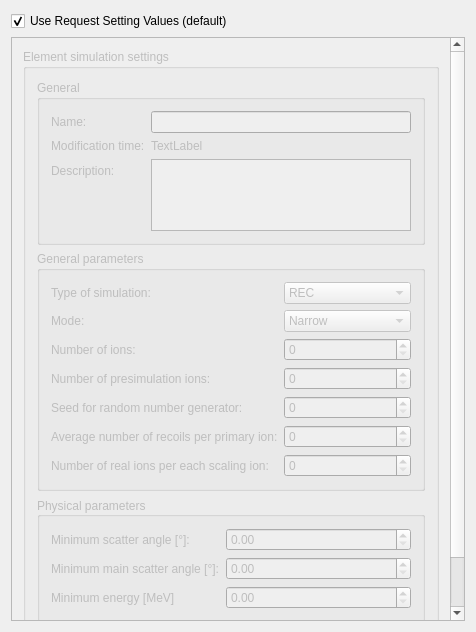
<?xml version="1.0" encoding="UTF-8"?>
<ui version="4.0">
 <class>RequestSimulationSettings</class>
 <widget class="QDialog" name="RequestSimulationSettings">
  <property name="enabled">
   <bool>true</bool>
  </property>
  <property name="geometry">
   <rect>
    <x>0</x>
    <y>0</y>
    <width>476</width>
    <height>632</height>
   </rect>
  </property>
  <property name="sizePolicy">
   <sizepolicy hsizetype="Preferred" vsizetype="Preferred">
    <horstretch>0</horstretch>
    <verstretch>0</verstretch>
   </sizepolicy>
  </property>
  <property name="minimumSize">
   <size>
    <width>0</width>
    <height>0</height>
   </size>
  </property>
  <property name="maximumSize">
   <size>
    <width>16777215</width>
    <height>16777215</height>
   </size>
  </property>
  <property name="windowTitle">
   <string>Element Simulation Settings</string>
  </property>
  <layout class="QGridLayout" name="gridLayout">
   <item row="1" column="0">
    <layout class="QHBoxLayout" name="horizontalLayout">
     <item>
      <widget class="QCheckBox" name="useRequestSettingsValuesCheckBox">
       <property name="text">
        <string>Use Request Setting Values (default)</string>
       </property>
       <property name="checked">
        <bool>true</bool>
       </property>
      </widget>
     </item>
     <item>
      <spacer name="horizontalSpacer">
       <property name="orientation">
        <enum>Qt::Horizontal</enum>
       </property>
       <property name="sizeHint" stdset="0">
        <size>
         <width>40</width>
         <height>20</height>
        </size>
       </property>
      </spacer>
     </item>
    </layout>
   </item>
   <item row="3" column="0">
    <widget class="QScrollArea" name="scrollArea">
     <property name="widgetResizable">
      <bool>true</bool>
     </property>
     <widget class="QWidget" name="scrollAreaWidgetContents">
      <property name="geometry">
       <rect>
        <x>0</x>
        <y>0</y>
        <width>456</width>
        <height>584</height>
       </rect>
      </property>
      <layout class="QVBoxLayout" name="verticalLayout_2">
       <item>
        <widget class="QGroupBox" name="settingsGroupBox">
         <property name="enabled">
          <bool>false</bool>
         </property>
         <property name="title">
          <string>Element simulation settings</string>
         </property>
         <layout class="QVBoxLayout" name="verticalLayout">
          <item>
           <widget class="QGroupBox" name="groupBox_10">
            <property name="sizePolicy">
             <sizepolicy hsizetype="Preferred" vsizetype="Preferred">
              <horstretch>0</horstretch>
              <verstretch>0</verstretch>
             </sizepolicy>
            </property>
            <property name="title">
             <string>General</string>
            </property>
            <layout class="QVBoxLayout" name="verticalLayout_7">
             <item>
              <layout class="QFormLayout" name="formLayout">
               <item row="0" column="0">
                <widget class="QLabel" name="label_31">
                 <property name="sizePolicy">
                  <sizepolicy hsizetype="Preferred" vsizetype="Preferred">
                   <horstretch>0</horstretch>
                   <verstretch>0</verstretch>
                  </sizepolicy>
                 </property>
                 <property name="minimumSize">
                  <size>
                   <width>0</width>
                   <height>0</height>
                  </size>
                 </property>
                 <property name="text">
                  <string>Name:</string>
                 </property>
                </widget>
               </item>
               <item row="0" column="1">
                <widget class="QLineEdit" name="nameLineEdit">
                 <property name="sizePolicy">
                  <sizepolicy hsizetype="Expanding" vsizetype="Fixed">
                   <horstretch>0</horstretch>
                   <verstretch>0</verstretch>
                  </sizepolicy>
                 </property>
                 <property name="minimumSize">
                  <size>
                   <width>0</width>
                   <height>0</height>
                  </size>
                 </property>
                 <property name="maximumSize">
                  <size>
                   <width>16777215</width>
                   <height>16777215</height>
                  </size>
                 </property>
                </widget>
               </item>
               <item row="1" column="0">
                <widget class="QLabel" name="label_33">
                 <property name="sizePolicy">
                  <sizepolicy hsizetype="Preferred" vsizetype="Preferred">
                   <horstretch>0</horstretch>
                   <verstretch>0</verstretch>
                  </sizepolicy>
                 </property>
                 <property name="minimumSize">
                  <size>
                   <width>0</width>
                   <height>0</height>
                  </size>
                 </property>
                 <property name="text">
                  <string>Modification time:</string>
                 </property>
                </widget>
               </item>
               <item row="1" column="1">
                <widget class="QLabel" name="dateLabel">
                 <property name="sizePolicy">
                  <sizepolicy hsizetype="Preferred" vsizetype="Fixed">
                   <horstretch>0</horstretch>
                   <verstretch>0</verstretch>
                  </sizepolicy>
                 </property>
                 <property name="minimumSize">
                  <size>
                   <width>0</width>
                   <height>0</height>
                  </size>
                 </property>
                 <property name="text">
                  <string>TextLabel</string>
                 </property>
                 <property name="alignment">
                  <set>Qt::AlignLeading|Qt::AlignLeft|Qt::AlignVCenter</set>
                 </property>
                </widget>
               </item>
               <item row="2" column="0">
                <widget class="QLabel" name="label_32">
                 <property name="sizePolicy">
                  <sizepolicy hsizetype="Preferred" vsizetype="Preferred">
                   <horstretch>0</horstretch>
                   <verstretch>0</verstretch>
                  </sizepolicy>
                 </property>
                 <property name="minimumSize">
                  <size>
                   <width>0</width>
                   <height>0</height>
                  </size>
                 </property>
                 <property name="text">
                  <string>Description:</string>
                 </property>
                </widget>
               </item>
               <item row="2" column="1">
                <widget class="QPlainTextEdit" name="descriptionPlainTextEdit">
                 <property name="sizePolicy">
                  <sizepolicy hsizetype="Expanding" vsizetype="Fixed">
                   <horstretch>0</horstretch>
                   <verstretch>0</verstretch>
                  </sizepolicy>
                 </property>
                 <property name="sizeAdjustPolicy">
                  <enum>QAbstractScrollArea::AdjustToContents</enum>
                 </property>
                </widget>
               </item>
              </layout>
             </item>
            </layout>
           </widget>
          </item>
          <item>
           <widget class="QGroupBox" name="generalParametersGroupBox">
            <property name="sizePolicy">
             <sizepolicy hsizetype="Preferred" vsizetype="Preferred">
              <horstretch>0</horstretch>
              <verstretch>0</verstretch>
             </sizepolicy>
            </property>
            <property name="title">
             <string>General parameters</string>
            </property>
            <property name="alignment">
             <set>Qt::AlignLeading|Qt::AlignLeft|Qt::AlignTop</set>
            </property>
            <layout class="QVBoxLayout" name="verticalLayout_9">
             <item>
              <layout class="QFormLayout" name="formLayout_2">
               <item row="1" column="0">
                <widget class="QLabel" name="recoilAngleWidthLabel_2">
                 <property name="sizePolicy">
                  <sizepolicy hsizetype="Preferred" vsizetype="Preferred">
                   <horstretch>0</horstretch>
                   <verstretch>0</verstretch>
                  </sizepolicy>
                 </property>
                 <property name="minimumSize">
                  <size>
                   <width>0</width>
                   <height>0</height>
                  </size>
                 </property>
                 <property name="text">
                  <string>Mode:</string>
                 </property>
                </widget>
               </item>
               <item row="1" column="1">
                <widget class="QComboBox" name="modeComboBox">
                 <property name="sizePolicy">
                  <sizepolicy hsizetype="Preferred" vsizetype="Fixed">
                   <horstretch>0</horstretch>
                   <verstretch>0</verstretch>
                  </sizepolicy>
                 </property>
                 <property name="minimumSize">
                  <size>
                   <width>0</width>
                   <height>0</height>
                  </size>
                 </property>
                 <property name="maximumSize">
                  <size>
                   <width>16777215</width>
                   <height>16777215</height>
                  </size>
                 </property>
                 <item>
                  <property name="text">
                   <string>Narrow</string>
                  </property>
                 </item>
                 <item>
                  <property name="text">
                   <string>Wide</string>
                  </property>
                 </item>
                </widget>
               </item>
               <item row="2" column="0">
                <widget class="QLabel" name="numberOfIonsLabel_2">
                 <property name="sizePolicy">
                  <sizepolicy hsizetype="Preferred" vsizetype="Preferred">
                   <horstretch>0</horstretch>
                   <verstretch>0</verstretch>
                  </sizepolicy>
                 </property>
                 <property name="minimumSize">
                  <size>
                   <width>0</width>
                   <height>0</height>
                  </size>
                 </property>
                 <property name="text">
                  <string>Number of ions:</string>
                 </property>
                </widget>
               </item>
               <item row="2" column="1">
                <widget class="QSpinBox" name="numberOfIonsSpinBox">
                 <property name="maximum">
                  <number>999999999</number>
                 </property>
                 <property name="singleStep">
                  <number>100000</number>
                 </property>
                </widget>
               </item>
               <item row="3" column="0">
                <widget class="QLabel" name="numberOfPresimuIonsLabel_2">
                 <property name="sizePolicy">
                  <sizepolicy hsizetype="Preferred" vsizetype="Preferred">
                   <horstretch>0</horstretch>
                   <verstretch>0</verstretch>
                  </sizepolicy>
                 </property>
                 <property name="minimumSize">
                  <size>
                   <width>0</width>
                   <height>0</height>
                  </size>
                 </property>
                 <property name="text">
                  <string>Number of presimulation ions:</string>
                 </property>
                </widget>
               </item>
               <item row="3" column="1">
                <widget class="QSpinBox" name="numberOfPreIonsSpinBox">
                 <property name="maximum">
                  <number>999999999</number>
                 </property>
                 <property name="singleStep">
                  <number>10000</number>
                 </property>
                </widget>
               </item>
               <item row="4" column="0">
                <widget class="QLabel" name="seedLabel_2">
                 <property name="sizePolicy">
                  <sizepolicy hsizetype="Preferred" vsizetype="Preferred">
                   <horstretch>0</horstretch>
                   <verstretch>0</verstretch>
                  </sizepolicy>
                 </property>
                 <property name="minimumSize">
                  <size>
                   <width>0</width>
                   <height>0</height>
                  </size>
                 </property>
                 <property name="text">
                  <string>Seed for random number generator:</string>
                 </property>
                </widget>
               </item>
               <item row="4" column="1">
                <widget class="QSpinBox" name="seedSpinBox">
                 <property name="minimum">
                  <number>0</number>
                 </property>
                 <property name="maximum">
                  <number>200</number>
                 </property>
                </widget>
               </item>
               <item row="5" column="0">
                <widget class="QLabel" name="averageNumberOfRecoilsLabel_2">
                 <property name="sizePolicy">
                  <sizepolicy hsizetype="Preferred" vsizetype="Preferred">
                   <horstretch>0</horstretch>
                   <verstretch>0</verstretch>
                  </sizepolicy>
                 </property>
                 <property name="minimumSize">
                  <size>
                   <width>0</width>
                   <height>0</height>
                  </size>
                 </property>
                 <property name="text">
                  <string>Average number of recoils per primary ion:</string>
                 </property>
                </widget>
               </item>
               <item row="5" column="1">
                <widget class="QSpinBox" name="numberOfRecoilsSpinBox">
                 <property name="maximum">
                  <number>999999999</number>
                 </property>
                </widget>
               </item>
               <item row="6" column="0">
                <widget class="QLabel" name="numberOfRealIonsLabel_2">
                 <property name="sizePolicy">
                  <sizepolicy hsizetype="Preferred" vsizetype="Preferred">
                   <horstretch>0</horstretch>
                   <verstretch>0</verstretch>
                  </sizepolicy>
                 </property>
                 <property name="minimumSize">
                  <size>
                   <width>0</width>
                   <height>0</height>
                  </size>
                 </property>
                 <property name="text">
                  <string>Number of real ions per each scaling ion:</string>
                 </property>
                </widget>
               </item>
               <item row="6" column="1">
                <widget class="QSpinBox" name="numberOfScalingIonsSpinBox">
                 <property name="maximum">
                  <number>999999999</number>
                 </property>
                </widget>
               </item>
               <item row="0" column="0">
                <widget class="QLabel" name="typeOfSimulationLabel_2">
                 <property name="sizePolicy">
                  <sizepolicy hsizetype="Preferred" vsizetype="Preferred">
                   <horstretch>0</horstretch>
                   <verstretch>0</verstretch>
                  </sizepolicy>
                 </property>
                 <property name="minimumSize">
                  <size>
                   <width>0</width>
                   <height>0</height>
                  </size>
                 </property>
                 <property name="text">
                  <string>Type of simulation:</string>
                 </property>
                </widget>
               </item>
               <item row="0" column="1">
                <widget class="QComboBox" name="typeOfSimulationComboBox">
                 <property name="sizePolicy">
                  <sizepolicy hsizetype="Expanding" vsizetype="Fixed">
                   <horstretch>0</horstretch>
                   <verstretch>0</verstretch>
                  </sizepolicy>
                 </property>
                 <property name="minimumSize">
                  <size>
                   <width>0</width>
                   <height>0</height>
                  </size>
                 </property>
                 <property name="maximumSize">
                  <size>
                   <width>16777215</width>
                   <height>16777215</height>
                  </size>
                 </property>
                 <property name="layoutDirection">
                  <enum>Qt::LeftToRight</enum>
                 </property>
                 <item>
                  <property name="text">
                   <string>REC</string>
                  </property>
                 </item>
                 <item>
                  <property name="text">
                   <string>SCT</string>
                  </property>
                 </item>
                </widget>
               </item>
              </layout>
             </item>
            </layout>
           </widget>
          </item>
          <item>
           <widget class="QGroupBox" name="physicalParametersGroupBox">
            <property name="sizePolicy">
             <sizepolicy hsizetype="Preferred" vsizetype="Preferred">
              <horstretch>0</horstretch>
              <verstretch>0</verstretch>
             </sizepolicy>
            </property>
            <property name="title">
             <string>Physical parameters</string>
            </property>
            <property name="alignment">
             <set>Qt::AlignLeading|Qt::AlignLeft|Qt::AlignVCenter</set>
            </property>
            <property name="flat">
             <bool>false</bool>
            </property>
            <layout class="QFormLayout" name="formLayout_3">
             <item row="0" column="0">
              <widget class="QLabel" name="minimumScatterAngleLabel">
               <property name="text">
                <string>Minimum scatter angle [°]:</string>
               </property>
              </widget>
             </item>
             <item row="0" column="1">
              <widget class="QDoubleSpinBox" name="minimumScatterAngleDoubleSpinBox">
               <property name="maximum">
                <double>9999999999999999583119736832.000000000000000</double>
               </property>
              </widget>
             </item>
             <item row="2" column="0">
              <widget class="QLabel" name="minimumEnergyLabel">
               <property name="text">
                <string>Minimum energy [MeV]</string>
               </property>
              </widget>
             </item>
             <item row="2" column="1">
              <widget class="QDoubleSpinBox" name="minimumEnergyDoubleSpinBox">
               <property name="maximum">
                <double>99999999999999991611392.000000000000000</double>
               </property>
               <property name="singleStep">
                <double>0.100000000000000</double>
               </property>
              </widget>
             </item>
             <item row="1" column="0">
              <widget class="QLabel" name="minimumMainScatterAngleLabel">
               <property name="text">
                <string>Minimum main scatter angle [°]:</string>
               </property>
              </widget>
             </item>
             <item row="1" column="1">
              <widget class="QDoubleSpinBox" name="minimumMainScatterAngleDoubleSpinBox">
               <property name="maximum">
                <double>10000000000000000905969664.000000000000000</double>
               </property>
              </widget>
             </item>
            </layout>
           </widget>
          </item>
         </layout>
        </widget>
       </item>
       <item>
        <layout class="QHBoxLayout" name="horizontalLayout_3">
         <item>
          <spacer name="horizontalSpacer_2">
           <property name="orientation">
            <enum>Qt::Horizontal</enum>
           </property>
           <property name="sizeHint" stdset="0">
            <size>
             <width>40</width>
             <height>20</height>
            </size>
           </property>
          </spacer>
         </item>
         <item>
          <widget class="QPushButton" name="okPushButton">
           <property name="text">
            <string>OK</string>
           </property>
          </widget>
         </item>
         <item>
          <widget class="QPushButton" name="applyPushButton">
           <property name="text">
            <string>Apply</string>
           </property>
          </widget>
         </item>
         <item>
          <widget class="QPushButton" name="cancelPushButton">
           <property name="text">
            <string>Cancel</string>
           </property>
          </widget>
         </item>
        </layout>
       </item>
       <item>
        <spacer name="verticalSpacer">
         <property name="orientation">
          <enum>Qt::Vertical</enum>
         </property>
         <property name="sizeHint" stdset="0">
          <size>
           <width>20</width>
           <height>40</height>
          </size>
         </property>
        </spacer>
       </item>
      </layout>
     </widget>
    </widget>
   </item>
  </layout>
 </widget>
 <layoutdefault spacing="6" margin="11"/>
 <resources/>
 <connections/>
</ui>
